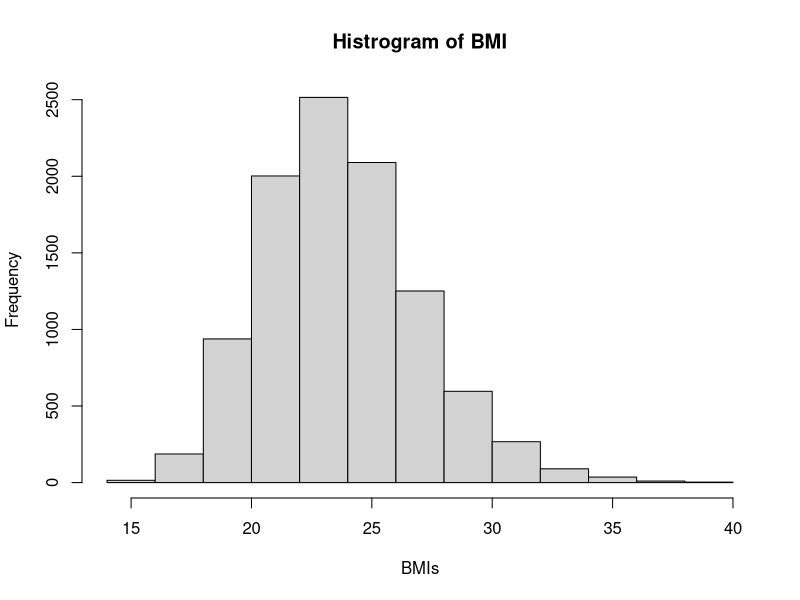

Source code (R):
#a)

# Set the seed for reproducibility
set.seed(123)

# Generate 10,000 weight values from a normal distribution with mean 60 and standard deviation 3
weights <- rnorm(10000, mean = 60, sd = 3)

# Generate 10,000 height values from a normal distribution with mean 1.6 and standard deviation 0.1
heights <- rnorm(10000, mean = 1.6, sd = 0.1)

# Calculate BMI using the formula BMI = weight / height^2
BMIs <- weights / heights^2

BMIs


#b)

# draw a histogram of the BMI values
hist(BMIs,main='Histrogram of BMI',xlab='BMIs')

#c)

# Find the approximate mean and variance of BMI
mean(BMIs)
var(BMIs)

#d)

# use the mean() function to estimate the 𝑝(𝐵𝑀𝐼 ≥ 25)
mean(BMIs>=25)